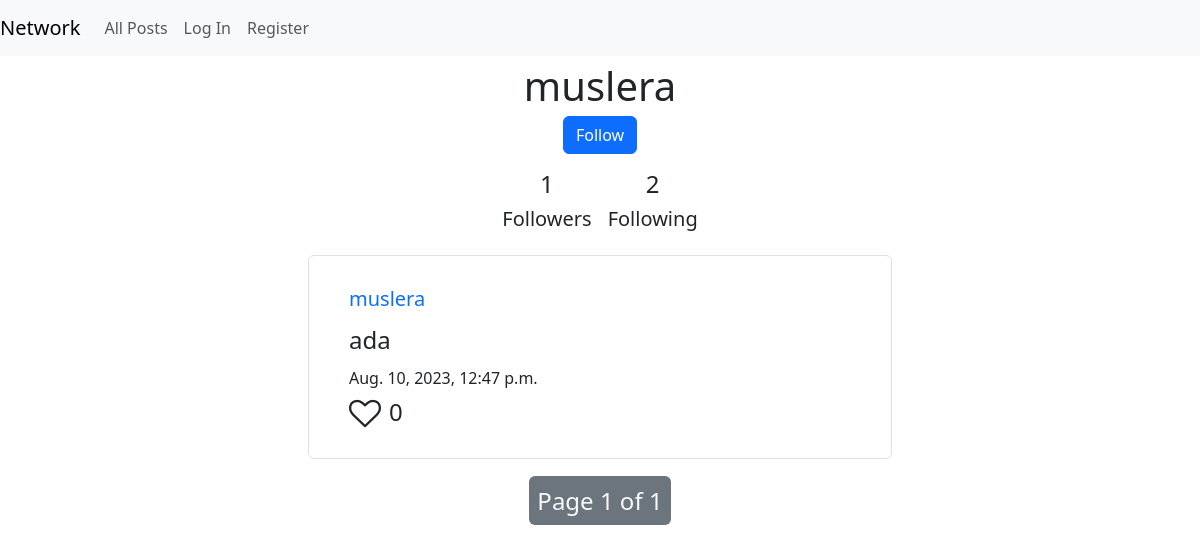
/users/muslera, run on an earlier commit of the app's database.
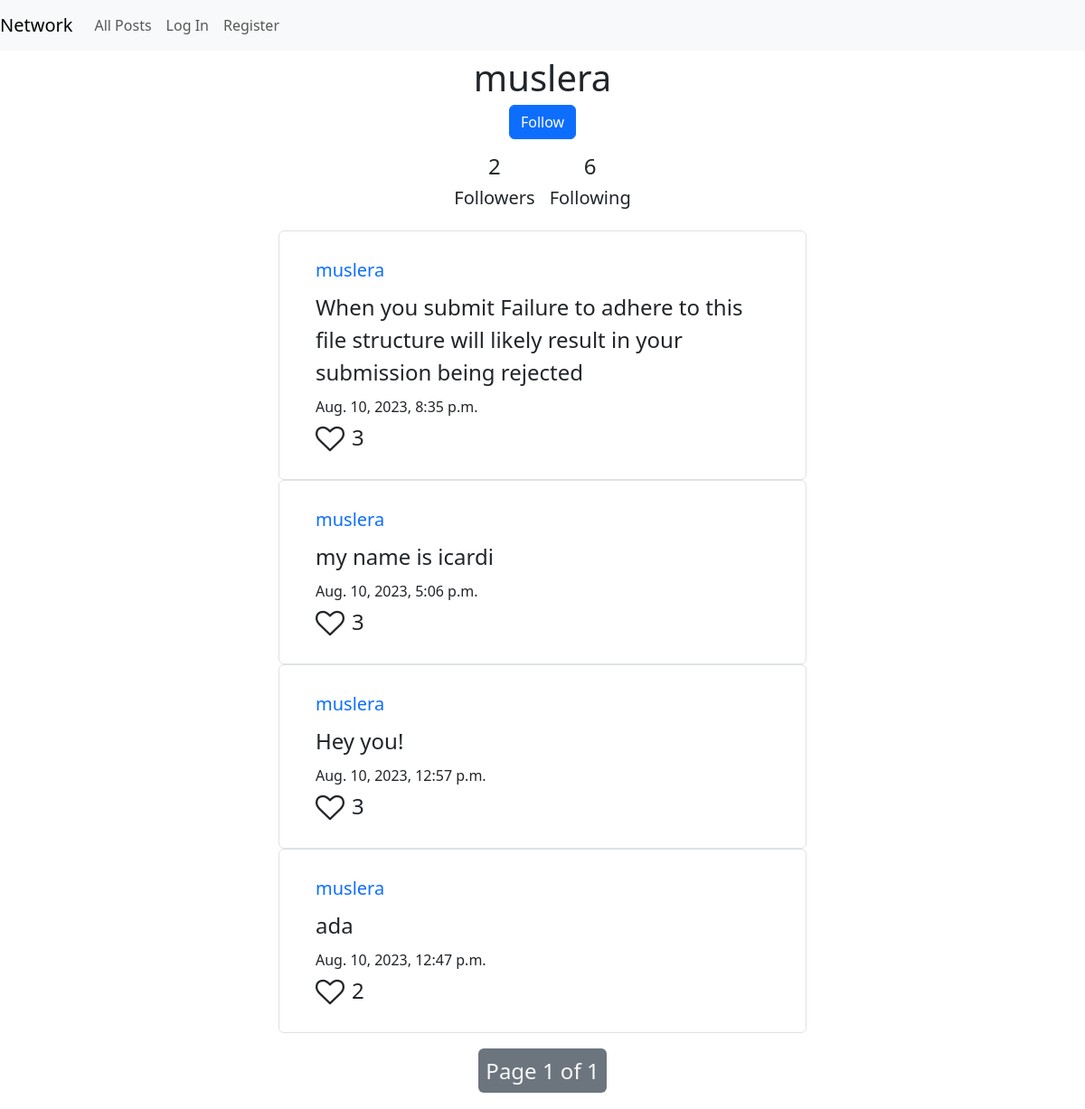
And on a later commit of the database.
### network/models.py (models this page shows, shortened)
class User(AbstractUser):
    nickname = models.CharField(max_length=20, null = True)
    image = models.URLField(null=True,  blank=True)
    def __str__(self):
        return self.username

class Post(models.Model):
    creator = models.ForeignKey(User, on_delete=models.CASCADE, null = False, default = False)
    content = models.TextField(max_length=550, null = True)
    created_at = models.DateTimeField(auto_now_add = True)
    updated_at = models.DateTimeField(auto_now = True)
    likes = models.IntegerField(blank=True, null=True)

### network/views.py (the view)
# urls.py: path("users/<str:username>", views.load_profile, name="load_profile"),
def load_profile(request,username):
    profile_owner = User.objects.get(username = username)
    follower_user = request.user
    if follower_user.is_authenticated:
        user_not_logged_in = False
        likes = Like.objects.filter(user = follower_user)
        liked_posts = []
        for like in likes:
            liked_posts.append(like.post)
        if request.method == 'PUT':
            profile_owner = User.objects.get(username = username)
            follower_user = request.user
            try:
                user_follow_object = Follower.objects.get(followers=follower_user)
            except Follower.DoesNotExist:
                user_follow_object = None
            if user_follow_object is None:
                user_follow_object = Follower.objects.create()
                user_follow_object.followers.add(follower_user)
                user_follow_object.save()
                user_follow_object.following.remove(request.user)
                user_follow_object.save()
            if user_follow_object.following.contains(profile_owner):
                user_follow_object.following.remove(profile_owner)
                is_following = False
                user_follow_object.save()
            else:
                user_follow_object.following.add(profile_owner)
                is_following = True
                user_follow_object.save()
            live_followers_for_frontend = len(Follower.objects.filter(following = profile_owner))
            return JsonResponse([{'followers':live_followers_for_frontend},{'is_following':is_following}],safe = False)
        try:
            user_follow_object = Follower.objects.get(followers=follower_user)
        except Follower.DoesNotExist:
            user_follow_object = None
        if user_follow_object is None:
            is_following = "Follow"
        elif user_follow_object.following.contains(profile_owner):
            is_following = "Unfollow"
        else:
            is_following = "Follow"
    else:
        is_following = "Follow"
        liked_posts = None
        user_not_logged_in = True
    if Follower.objects.filter(following=profile_owner):
        followers = len(Follower.objects.filter(following=profile_owner))
    else:
        followers = 0
    for obj in Follower.objects.all():
        if obj.followers.contains(profile_owner):
            is_user_following_someone = True
            break
        else:
            is_user_following_someone = False
    if is_user_following_someone:
        following = len(get_object_or_404(Follower, followers = profile_owner).following.all())
    else:
        following= 0
    posts = Post.objects.all().filter(creator = profile_owner).order_by('-created_at')
    paginator = Paginator(posts,10)
    page_number = request.GET.get("page")
    page_obj = paginator.get_page(page_number)
    return render(request, "network/profile.html",{
       "following":following,
        "followers":followers,
        "profile_owner":username,
        "posts": page_obj,
        "visitor":follower_user,
        "is_following":is_following,
        "liked_posts":liked_posts,
        "user_not_logged_in": user_not_logged_in,
    })

### network/templates/network/profile.html (shortened to what this page needs)
{% extends "network/layout.html" %}
{% block body %}
<div class="m-auto">
    <div class="d-flex row text-center">
        <div id="user_name" class="text-center fs-1">{{profile_owner}}</div>
        {% if not profile_owner == user.username and not user_not_logged_in %}
        <div id="follow-unfollow" class="">
            <a href="#" id="follow-button" class="text-center btn btn-primary follow-button" aria-hidden="true">{{is_following}}</a>
        </div>
        {% elif profile_owner == user.username %}
        {% else %}
        <div id="fake-button" class="m-auto">
            <a href="#" class="btn btn-primary text-center" aria-hidden="true">Follow</a>
        </div>
    </div>
    {% endif %}
    <div class="d-flex justify-content-center">
        <div class="m-2">
            <h4 id="followers" class="m-2 text-center">{{followers}}</h4>
            <h5>Followers</h5>
        </div>
        <div class="m-2">
            <h4 id="following" class="m-2 text-center">{{following}}</h4>
            <h5>Following</h5>
        </div>
    </div>
</div>
<div id="post-container" class="w-50 m-auto">
    <div id="all-posts" class="row justify-content-center m-2 text-center" >
        {% for post in posts %}
    <div id="general-post-container" class="border border-1 w-100 rounded " style="width: 18rem;">
        <div class="m-none post p-4" id={{post.id}}>
            <div id="post-content-view" class="d-block">
                <div class="d-flex justify-content-between">
                  <a href="{% url 'load_profile' username=post.creator %}" id="user" class="m-1 username text-decoration-none fs-5">{{post.creator}}</a>
                </div>
                <div class="d-flex row">
                    <div class="d-flex row pull-left">
                        <div>
                            <p class="text-start m-1 fs-4" id="content">{{post.content}}</p>
                        </div>
                        <div>
                            <p class="m-1 text-start" id="date">{{post.created_at}}</p>
                        </div>
                    </div>
                    <div class="d-flex">
                        {% if post in liked_posts %}
                            <i id="liked-button" class="m-1 fa fa-heart fa-2x like-button" aria-hidden="true"></i>
                        {% else %}
                            <i id="like-button" class="m-1 fa fa-heart-o fa-2x like-button" aria-hidden="true"></i>
                        {% endif %}
                        <h4 class="card-text m-1" id="likes">{{post.likes}}</h5>
                    </div>
                </div>
            </div>
        </div>
    </div>
        {% endfor %}
    </div>
        <div class="pagination m-4">
            <span class="step-links m-auto">
                <span class="current m-2 p-2 fs-4 bg-secondary text-light rounded">
                    Page {{ posts.number }} of {{ posts.paginator.num_pages }}
                </span>
            </span>
        </div>
    </div>
{% endblock %}

### network/templates/network/layout.html (shortened to what this page needs)
{% load static %}
<!DOCTYPE html>
<html lang="en">
    <head>
        <link rel="stylesheet" href="https://cdnjs.cloudflare.com/ajax/libs/font-awesome/4.7.0/css/font-awesome.min.css">
        <link href="https://cdn.jsdelivr.net/npm/bootstrap@5.3.1/dist/css/bootstrap.min.css" rel="stylesheet">
        <link href="{% static 'network/styles.css' %}" rel="stylesheet">
        <link href="{% static 'network/main.css' %}" rel="stylesheet">
    </head>
    <body>
        <nav class="navbar navbar-expand-lg navbar-light bg-light">
            <a class="navbar-brand" href="#">Network</a>
            <div>
              <ul class="navbar-nav mr-auto">
                <li class="nav-item">
                  <a class="nav-link" id="all-posts-link" href="{% url 'index' %}">All Posts</a>
                </li>
                {% if user.is_authenticated %}
                    <li class="nav-item">
                        <a href="{% url 'following_posts' %}" class="nav-link">Following</a>
                    </li>
                    <li class="nav-item">
                        <a class="nav-link" href="{% url 'logout' %}">Log Out</a>
                    </li>
                {% else %}
                    <li class="nav-item">
                        <a class="nav-link" href="{% url 'login' %}">Log In</a>
                    </li>
                    <li class="nav-item">
                        <a class="nav-link" href="{% url 'register' %}">Register</a>
                    </li>
                {% endif %}
              </ul>
            </div>
          </nav>
        <div class="body">
            {% block body %}
            {% endblock %}
        </div>
    </body>
</html>

What changed in the data, as far as the page shows it:
added Post: creator "muslera", content "When you submit Failure to adhere to this file structure will likely result in your submission being rejected", created_at "Aug. 10, 2023, 8:35 p.m.", likes "3"
added Post: creator "muslera", content "my name is icardi", created_at "Aug. 10, 2023, 5:06 p.m.", likes "3"
added Post: creator "muslera", content "Hey you!", created_at "Aug. 10, 2023, 12:57 p.m.", likes "3"
changed Post "ada": likes "0" → "2"
Also different on the page:
{{ followers }}: "1" → "2"
{{ following }}: "2" → "6"
